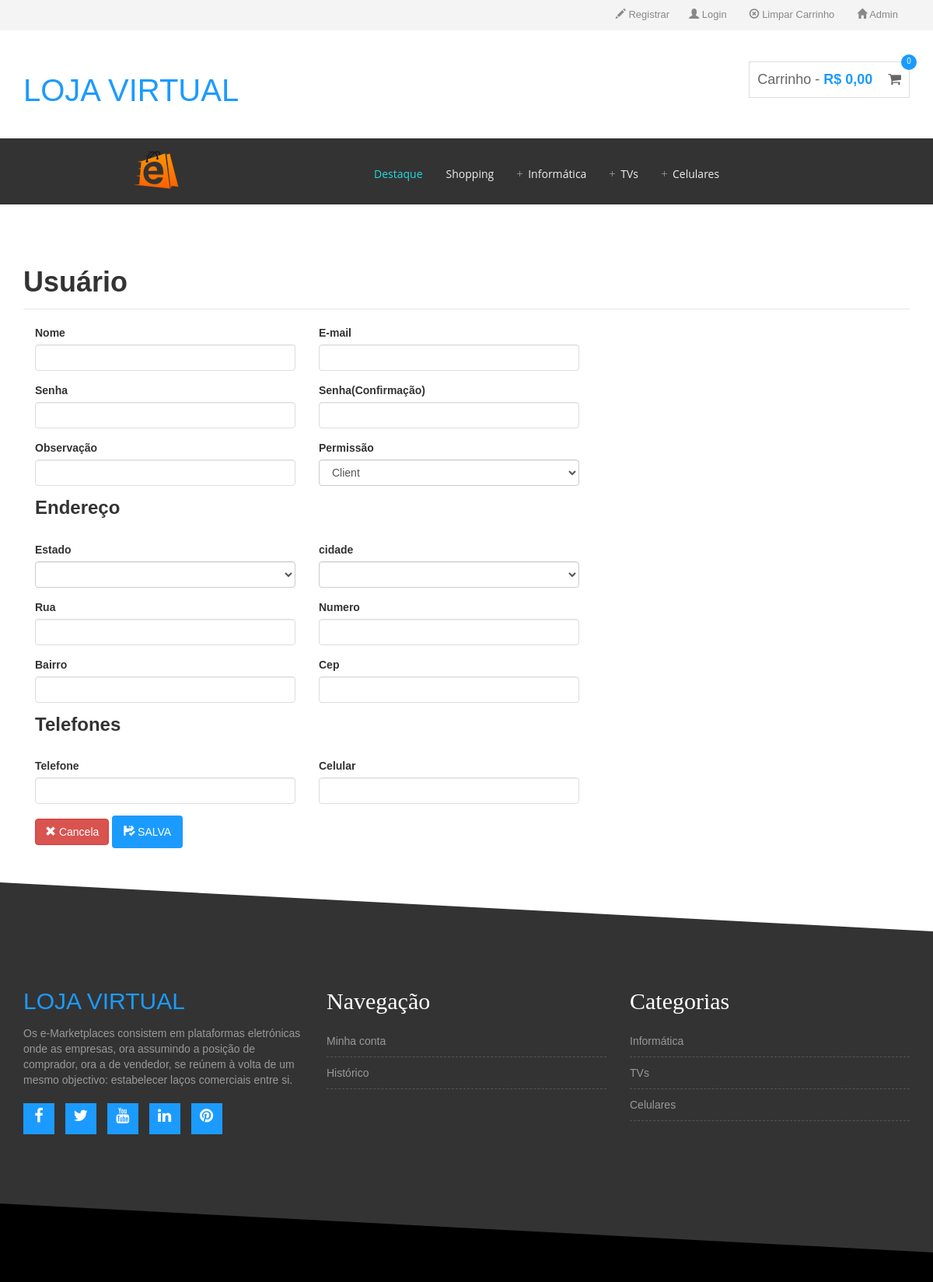
/register.php, run on the app's committed database.
### tables this page shows
CREATE TABLE `categorias` (
  `Cat_codigo` int(11) NOT NULL,
  `Cat_descricao` varchar(255) NOT NULL,
  `Cat_parent` int(11) NOT NULL
);

### helpers/init.php (called while the page is built, shortened)
<?php
require_once BASEURL . 'persistence/connection.class.php';
require_once 'common.php';
require_once BASEURL . 'persistence/connection.class.php';
function login_logado() {
    return false;
}
?>

### model/carrinho.class.php (called while the page is built, shortened)
<?php
class Carrinho {
    private $car_total = 0;
    private $car_qtitens = 0;
    function getCar_total() {
        return $this->car_total;
    }
    function getCar_qtitens() {
        return $this->car_qtitens;
    }
}

### helpers/common.php (called while the page is built, shortened)
<?php
function format_decimal_simbolo($number) {
    return 'R$ ' . number_format($number, 2, ",", ".");
}

### persistence/connection.class.php (called while the page is built, shortened)
<?php
class Connection {
    private static $instance = null;
    private static $dbName = 'lojavirtual';
    private static $dbHost = 'localhost';
    private static $dbUserName = 'root';
    private static $dbUserPassword = '';
    public static function connect() {
        if (null == self::$instance) {
            try {
                self::$instance = new PDO("mysql:host=" . self::$dbHost . ";dbname=" . self::$dbName, self::$dbUserName, self::$dbUserPassword
                        , array(PDO::MYSQL_ATTR_INIT_COMMAND => "SET NAMES utf8"));
                self::$instance->setAttribute(PDO::ATTR_ERRMODE, PDO::ERRMODE_EXCEPTION);
                self::$instance->exec("SET CHARACTER SET utf8");
            } catch (PDOException $exc) {
                echo $exc->getMessage();
            }
        }
        return self::$instance;
    }
}

### persistence/daoCategorias.class.php (called while the page is built, shortened)
<?php
require_once $_SERVER['DOCUMENT_ROOT'] . '/lojavirtual/persistence/connection.class.php';
require_once $_SERVER['DOCUMENT_ROOT'] . '/lojavirtual/model/categorias.class.php';
class DaoCategorias {
    function selectRoot() {
        $sql = "select * from categorias where cat_parent = 0";
        $list_categorias = [];
        foreach (Connection::connect()->query($sql) as $record) {
            $categoria = new Categorias();
            $categoria->setCat_codigo($record['Cat_codigo']);
            $categoria->setCat_descricao($record['Cat_descricao']);
            $categoria->setCat_parent($record['Cat_parent']);
            $list_categorias[] = $categoria;
        }
        return $list_categorias;
    }
}

### model/categorias.class.php (called while the page is built, shortened)
<?php
class Categorias {
    private $cat_codigo = '';
    private $cat_descricao = '';
    function getCat_codigo() {
        return $this->cat_codigo;
    }
    function getCat_descricao() {
        return $this->cat_descricao;
    }
    function setCat_codigo($cat_codigo) {
        $this->cat_codigo = $cat_codigo;
    }
    function setCat_descricao($cat_descricao) {
        $this->cat_descricao = $cat_descricao;
    }
}

### admin/extensions/cadUsuarios.extension.php (called while the page is built, shortened)
<?php
require_once $_SERVER['DOCUMENT_ROOT'] . '/lojavirtual/helpers/init.php';
$usuario = new Usuarios();
$senha_confir = '';
$acessado_a_partir_loja_compra = false;
?>

### model/usuarios.class.php (called while the page is built, shortened)
<?php
class Usuarios {
    private $usu_nomecompleto = '';
    private $usu_email = '';
    private $usu_senha = '';
    private $usu_observarcao = '';
    private $usu_rua='';
    private $usu_numero ='';
    private $usu_bairro ='';
    private $usu_cep = '';
    private $est_sequencial = '';
    private $usu_celular= '';
    private $usu_telefone= '';
    function getEst_sequencial() {
        return $this->est_sequencial;
    }
    function getUsu_rua() {
        return $this->usu_rua;
    }
    function getUsu_numero() {
        return $this->usu_numero;
    }
    function getUsu_bairro() {
        return $this->usu_bairro;
    }
    function getUsu_cep() {
        return $this->usu_cep;
    }
    function getUsu_celular() {
        return $this->usu_celular;
    }
    function getUsu_telefone() {
        return $this->usu_telefone;
    }
    function getUsu_nomecompleto() {
        return $this->usu_nomecompleto;
    }
    function getUsu_email() {
        return $this->usu_email;
    }
    function getUsu_senha() {
        return $this->usu_senha;
    }
    function getUsu_observarcao() {
        return $this->usu_observarcao;
    }
}

### persistence/daoEstados.class.php (called while the page is built, shortened)
<?php
require_once $_SERVER['DOCUMENT_ROOT'] . '/lojavirtual/helpers/init.php';
require_once BASEURL . 'persistence/connection.class.php';
require_once BASEURL . 'model/estados.class.php';
class DaoEstados {
    function select($est_sequencial = "") {
        $sql = "select * from estados";
        foreach (Connection::connect()->query($sql) as $record) {
            $estados = new estados();
            $estados->setEst_sequencial($record['est_sequencial']);
            $estados->setEst_nome($record['est_nome']);
            $estados->setEst_sigla($record['est_sigla']);
            $list_estados[] = $estados;
        }
        return $list_estados;
    }
}

### model/estados.class.php (called while the page is built, shortened)
<?php
class estados {
    private $est_sequencial = '';
    function getEst_sequencial() {
        return $this->est_sequencial;
    }
    function setEst_sequencial($est_sequencial) {
        $this->est_sequencial = $est_sequencial;
    }
}

### admin/includes/pageCadUsuario.php (the view, shortened to what this page needs)
<?php
require_once $_SERVER['DOCUMENT_ROOT'] . '/lojavirtual/helpers/init.php';
require_once BASEURL . 'persistence/daoEstados.class.php';
require_once BASEURL . 'admin/extensions/cadUsuarios.extension.php';
$daoestados = new DaoEstados();
$action = "cadUsuarios.php";
?>
<div class="container">
    <div class="row">
        <div class="col-md-12">
            <legend>
                <h1>Usuário</h1>
            </legend>
        </div>
    </div>
    <div class="row col-md-8">
        <form name="cadastro" action="<?= $action; ?>" method="post">
            <div class="form-group col-md-6">
                <label>Nome</label>
                <input type="text" class="form-control" name="txtUsu_nomecompleto" value="<?= $usuario->getUsu_nomecompleto(); ?>">
            </div>
            <div class="form-group col-md-6">
                <label>E-mail</label>
                <input type="email" class="form-control" name="txtUsu_email" value="<?= $usuario->getUsu_email(); ?>">
            </div>
            <div class="form-group col-md-6">
                <label>Senha</label>
                <input type="password" class="form-control" name="txtUsu_senha" value="<?= $usuario->getUsu_senha(); ?>">
            </div>
            <div class="form-group col-md-6">
                <label>Senha(Confirmação)</label>
                <input type="password" class="form-control" name="txtUsu_senhaConf" value="<?= $senha_confir; ?>">
            </div>
            <div class="form-group col-md-6">
                <label>Observação</label>
                <input type="text" class="form-control" name="txtUsu_observarcao" value="<?= $usuario->getUsu_observarcao(); ?>">
            </div>
            <?php if (!$acessado_a_partir_loja_compra): ?>
                <div class="form-group col-md-6">
                    <label>Permissão</label>
                    <select class="form-control" name="permissao">
                        <option>Client</option>
                    </select>
                </div>
            <?php endif; ?>
            <div class="form-group col-md-12">
                <h3>Endereço</h3>
            </div>
            <div class="form-group col-md-6">
                <label>Estado</label>
                <select class="form-control" id="estado" name="estado">
                    <option></option>
                    <?php foreach ($daoestados->select() as $estado): ?>
                        <option value="<?= $estado->getEst_sequencial(); ?>" <?= ($usuario->getEst_sequencial() == $estado->getEst_sequencial()) ? 'selected' : ''; ?>><?= $estado->getEst_nome(); ?></option>
                    <?php endforeach; ?>
                </select>
            </div>
            <div class="form-group col-md-6">
                <label>cidade</label>
                <select class="form-control" id="cidade" name="cidade"></select>
            </div>
            <div class="form-group col-md-6">
                <label>Rua</label>
                <input type="text" class="form-control" name="txtUsu_rua" value="<?= $usuario->getUsu_rua(); ?>">
            </div>
            <div class="form-group col-md-6">
                <label>Numero</label>
                <input type="text" class="form-control" name="txtUsu_numero" value="<?= $usuario->getUsu_numero(); ?>">
            </div>
            <div class="form-group col-md-6">
                <label>Bairro</label>
                <input type="text" class="form-control" name="txtUsu_bairro" value="<?= $usuario->getUsu_bairro(); ?>">
            </div>
            <div class="form-group col-md-6">
                <label>Cep</label>
                <input type="text" class="form-control" name="txtUsu_cep" value="<?= $usuario->getUsu_cep(); ?>">
            </div>
            <div class="form-group col-md-12">
                <h3>Telefones</h3>
            </div>
            <div class="form-group col-md-6">
                <label>Telefone</label>
                <input type="text" class="form-control" name="txtUsu_telefone" value="<?= $usuario->getUsu_telefone(); ?>">
            </div>
            <div class="form-group col-md-6">
                <label>Celular</label>
                <input type="text" class="form-control" name="txtUsu_celular" value="<?= $usuario->getUsu_celular(); ?>">
            </div>
            <div class="form-group col-md-6">
                <?php if (!$acessado_a_partir_loja_compra): ?>
                    <a class="btn btn-danger" href="cadUsuariosTable.php"><span class="glyphicon glyphicon-remove"></span> Cancela</a>
                <?php endif; ?>
                <button type="submit" class="btn btn-primary"><span class="glyphicon glyphicon-floppy-saved"></span> Salva</button>
            </div>
        </form>
    </div>
</div>

### includes/navigation.php (shortened to what this page needs)
<?php
require_once 'helpers/init.php';
require_once BASEURL . 'persistence/daoCategorias.class.php';
$dao_categorias = new DaoCategorias();
$carrinho = new Carrinho();
?>
<div class="header-area">
    <div class="container">
        <div class="row">
            <div class="col-md-6 text-right">
                <div class="user-menu">
                    <ul>
                        <?php
                        if (!login_logado()) {
                            echo "<li><a href=\"register.php?local=compra\"><i class=\"glyphicon glyphicon-pencil\"></i> Registrar</a></li>";
                            echo "<li><a href=\"admin/login.php?local=loja\"><i class=\"glyphicon glyphicon-user\"></i> Login</a></li>";
                        } else {
                            echo "<li><a href=\"logout.php\"><i class=\"glyphicon glyphicon-off\"></i> Logout</a></li>";
                        }
                        ?>
                        <li><a href="compra/zera-carrinho.php"><i class="glyphicon glyphicon-remove-circle"></i> Limpar Carrinho</a></li>
                        <li><a href="admin/index.php"><i class="glyphicon glyphicon-home"></i> Admin</a></li>
                    </ul>
                </div>
            </div>
        </div>
    </div>
</div>
<div class="site-branding-area">
    <div class="container">
        <div class="row">
            <div class="col-sm-6">
                <div class="logo">
                    <h1><a href="index.php"><span>LOJA VIRTUAL</span></a></h1>
                </div>
            </div>
            <div class="col-sm-6">
                <div class="shopping-item">
                    <a href="carrinho.php">Carrinho - <span class="cart-amunt" id="cart_total"><?= format_decimal_simbolo($carrinho->getCar_total()); ?></span>
                        <i class="fa fa-shopping-cart"></i>
                        <span class="product-count" id="car_qtitens"><?= $carrinho->getCar_qtitens(); ?></span>
                    </a>
                </div>
            </div>
        </div>
    </div>
</div>
<div id="wrap" class="mainmenu-area">
    <header>
        <div class="inner relative" >
            <a class="logo" href="index.php"><img src="images/logo.png" alt="fresh design web"></a>
            <nav id="navigation">
                <ul id="main-menu">
                    <li class="current-menu-item"><a href="index.php">Destaque</a></li>
                    <li><a href="shopping.php">Shopping</a></li>
                    <?php foreach ($dao_categorias->selectRoot() as $root): ?>
                        <li class="parent">
                            <a href="#"><?= $root->getCat_descricao(); ?></a>
                        </li>
                    <?php endforeach; ?>
                </ul>
            </nav>
        </div>
    </header>
</div>

### includes/footer.php (shortened to what this page needs)
<?php
require_once 'persistence/daoCategorias.class.php';
$dao_categorias = new DaoCategorias();
?>
<div class="footer-top-area">
    <div class="zigzag-bottom"></div>
    <div class="container">
        <div class="row">
            <div class="col-md-4 col-sm-6">
                <div class="footer-about-us">
                    <h2><span>LOJA VIRTUAL</span></h2>
                    <p>Os e-Marketplaces consistem em plataformas eletrónicas onde as empresas, ora assumindo a posição de comprador, ora a de vendedor, se reúnem à volta de um mesmo objectivo: estabelecer laços comerciais entre si.</p>
                    <div class="footer-social">
                        <a href="http://www.facebook.com.br" target="_blank"><i class="fa fa-facebook"></i></a>
                        <a href="https://twitter.com/?lang=pt-br" target="_blank"><i class="fa fa-twitter"></i></a>
                        <a href="http://www.youtube.com.br" target="_blank"><i class="fa fa-youtube"></i></a>
                        <a href="https://www.linkedin.com/portugues" target="_blank"><i class="fa fa-linkedin"></i></a>
                        <a href="https://br.pinterest.com/" target="_blank"><i class="fa fa-pinterest"></i></a>
                    </div>
                </div>
            </div>
            <div class="col-md-4 col-sm-6">
                <div class="footer-menu">
                    <h2 class="footer-wid-title">Navegação </h2>
                    <ul>
                        <li><a href="">Minha conta</a></li>
                        <li><a href="">Histórico</a></li>
                    </ul>
                </div>
            </div>
            <div class="col-md-4 col-sm-6">
                <div class="footer-menu">
                    <h2 class="footer-wid-title">Categorias</h2>
                    <ul>
                        <?php foreach ($dao_categorias->selectRoot() as $root): ?>
                            <li><a href="shopping.php?cat_codigo_root=<?= $root->getCat_codigo(); ?>"><?= $root->getCat_descricao(); ?></a></li>
                        <?php endforeach; ?>
                    </ul>
                </div>
            </div>
        </div>
    </div>
</div>
</body>
</html>

### data on the page
categorias: Cat_descricao "Informática"
categorias: Cat_descricao "TVs"
categorias: Cat_descricao "Celulares"

### other printed values
format_decimal_simbolo($carrinho->getCar_total()) "R$ 0,00"
$carrinho->getCar_qtitens() "0"
